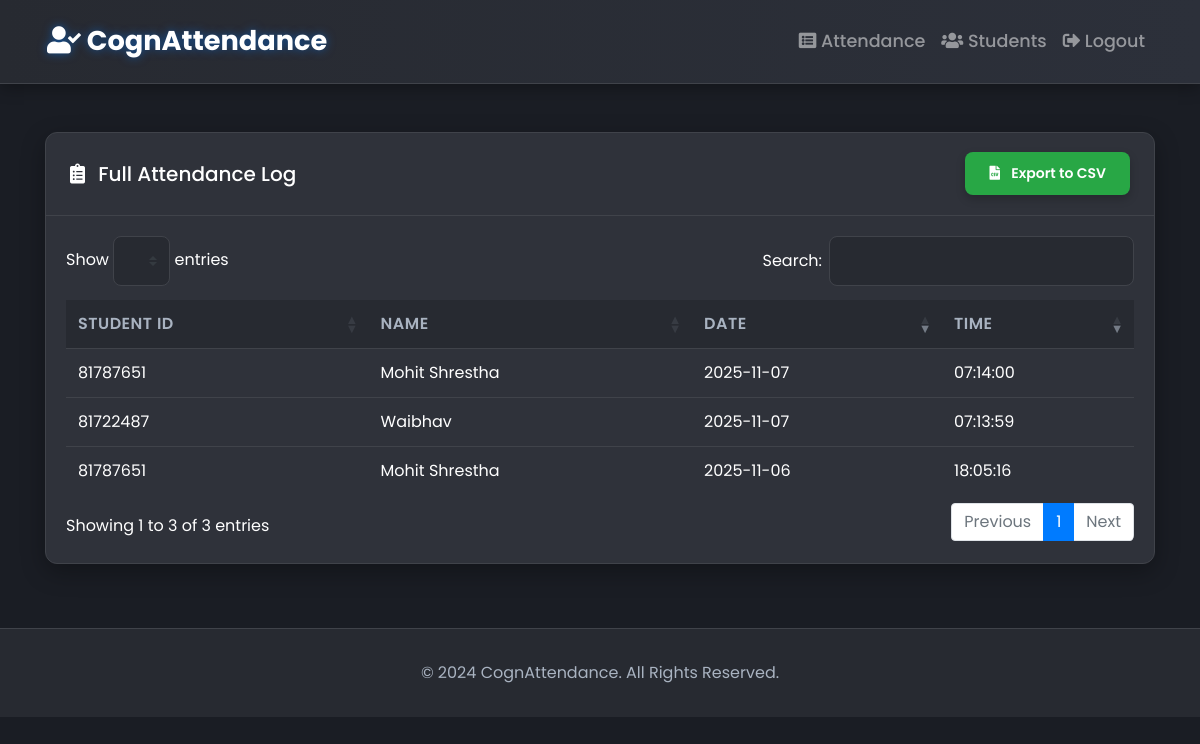
The page /attendance (signed in) on the database as committed earlier.
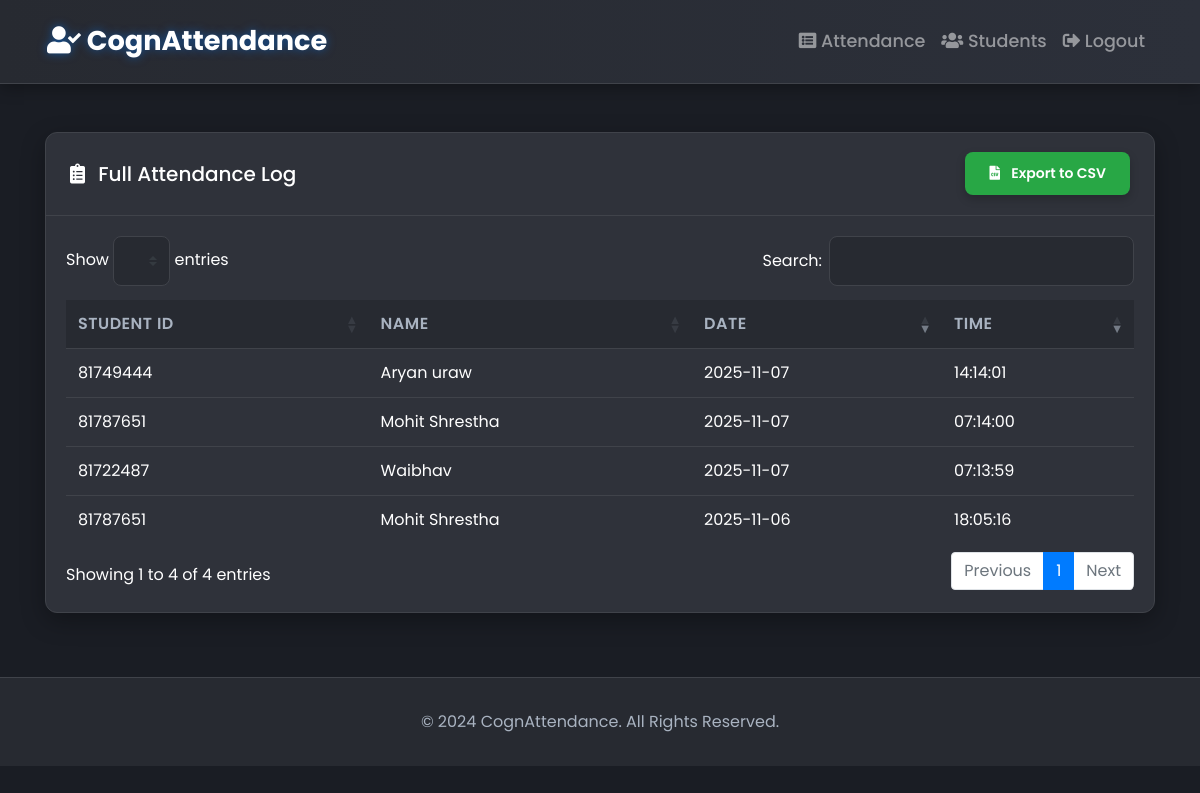
The same page on the database as committed later.
### tables this page shows
CREATE TABLE attendance (
                id INTEGER PRIMARY KEY AUTOINCREMENT,
                student_id TEXT NOT NULL,
                date TEXT NOT NULL,
                time TEXT NOT NULL,
                FOREIGN KEY (student_id) REFERENCES students (id) ON DELETE CASCADE
            );

CREATE TABLE students (
                id TEXT PRIMARY KEY,
                name TEXT NOT NULL,
                faculty TEXT,
                dob TEXT,
                email TEXT,
                address TEXT
            );

### app.py (the view)
@app.route('/attendance')
@login_required
def list_attendance():
    attendance_records = get_attendance()
    return render_template('attendance.html', attendance=attendance_records)

### app.py (called while the page is built)
def login_required(f):
    @wraps(f)
    def decorated_function(*args, **kwargs):
        if 'logged_in' not in session:
            return redirect(url_for('login', next=request.url))
        return f(*args, **kwargs)
    return decorated_function

### database_sql.py (called while the page is built, shortened)
def get_db_connection():
    if DB_TYPE == 'mysql':
        if not MYSQL_AVAILABLE:
            raise ImportError("MySQL driver not available. Please install mysql-connector-python")
        import mysql.connector  # type: ignore
        connection = mysql.connector.connect(
            host=DB_HOST,
            port=DB_PORT,
            database=DB_NAME,
            user=DB_USER,
            password=DB_PASSWORD
        )
        return connection
    else:  # sqlite (default)
        import sqlite3
        conn = sqlite3.connect(DB_FILE)
        conn.row_factory = sqlite3.Row
        return conn

### templates/attendance.html (shortened to what this page needs)
{% extends 'layout.html' %}
{% block content %}
<div class="card">
    <div class="card-header d-flex justify-content-between align-items-center">
        <h5 class="mb-0"><i class="fas fa-clipboard-list mr-2"></i> Full Attendance Log</h5>
        <a href="{{ url_for('export_attendance') }}" class="btn btn-sm btn-success">
            <i class="fas fa-file-csv mr-2"></i> Export to CSV
        </a>
    </div>
    <div class="card-body">
        <div class="table-responsive">
            {% include '_attendance_table.html' %}
        </div>
    </div>
</div>
{% endblock %}

### templates/_attendance_table.html (shortened to what this page needs)
<table class="table table-hover mb-0" id="attendanceTable">
    <thead>
        <tr>
            <th>Student ID</th>
            <th>Name</th>
            <th>Date</th>
            <th>Time</th>
        </tr>
    </thead>
    <tbody>
        {% for record in attendance %}
            <tr>
                <td>{{ record.student_id }}</td>
                <td>{{ record.name }}</td>
                <td>{{ record.date }}</td>
                <td>{{ record.time }}</td>
            </tr>
        {% endfor %}
    </tbody>
</table>

Rows that differ between the two databases and show on the page:
added attendance: student_id "81749444", name "Aryan uraw", date "2025-11-07", time "14:14:01"
Other text that changed with them:
text written by a page script: "Show entries Search: Showing 1 to 3 of 3 entries Previous 1 Next" → "Show entries Search: Showing 1 to 4 of 4 entries Previous 1 Next"
